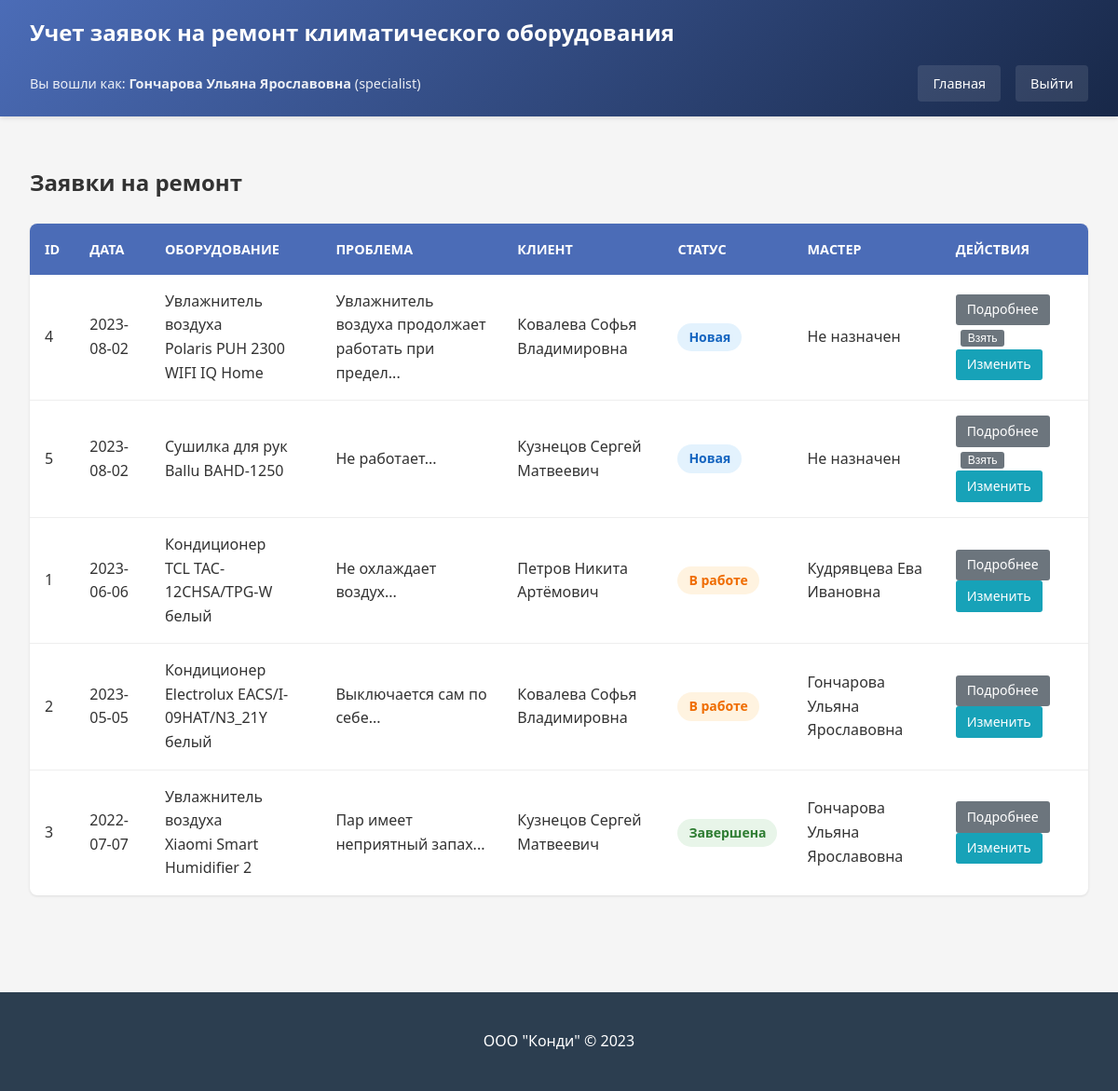
Screenshot of / (signed in) with the database file from the repository.
### tables this page shows
CREATE TABLE users (
    id INTEGER PRIMARY KEY AUTOINCREMENT,
    fio TEXT NOT NULL,
    phone TEXT NOT NULL,
    login TEXT UNIQUE NOT NULL,
    password_hash TEXT NOT NULL,
    role TEXT NOT NULL CHECK(role IN ('client', 'specialist', 'operator', 'manager', 'quality_manager', 'admin'))
);

CREATE TABLE repair_requests (
    id INTEGER PRIMARY KEY AUTOINCREMENT,
    created_date TIMESTAMP NOT NULL DEFAULT CURRENT_TIMESTAMP,
    client_id INTEGER NOT NULL,
    equipment_type TEXT NOT NULL,
    equipment_model TEXT NOT NULL,
    problem_description TEXT NOT NULL,
    status TEXT NOT NULL DEFAULT 'new' CHECK(status IN ('new', 'in_progress', 'waiting_parts', 'completed', 'cancelled')),
    assigned_specialist_id INTEGER,
    completion_date TIMESTAMP,
    repair_parts TEXT,
    FOREIGN KEY (client_id) REFERENCES users (id),
    FOREIGN KEY (assigned_specialist_id) REFERENCES users (id)
);

### app.py (the view)
@app.route('/')
@login_required
def index():
    db = get_db()
    if g.user['role'] == 'client':
        requests = db.execute('''
            SELECT r.*, u.fio as specialist_fio
            FROM repair_requests r
            LEFT JOIN users u ON r.assigned_specialist_id = u.id
            WHERE r.client_id = ?
            ORDER BY r.created_date DESC
        ''', (g.user['id'],)).fetchall()
    else:
        requests = db.execute('''
            SELECT r.*, uc.fio as client_fio, us.fio as specialist_fio
            FROM repair_requests r
            LEFT JOIN users uc ON r.client_id = uc.id
            LEFT JOIN users us ON r.assigned_specialist_id = us.id
            ORDER BY r.created_date DESC
        ''').fetchall()
    return render_template('index.html', requests=requests)

### app.py (called while the page is built)
@app.before_request
def load_logged_in_user():
    user_id = session.get('user_id')
    if user_id is None:
        g.user = None
    else:
        db = get_db()
        g.user = db.execute('SELECT * FROM users WHERE id = ?', (user_id,)).fetchone()

def login_required(view):
    from functools import wraps
    @wraps(view)
    def wrapped_view(**kwargs):
        if g.user is None:
            return redirect(url_for('login'))
        return view(**kwargs)
    return wrapped_view

### database.py (called while the page is built)
def get_db():
    if 'db' not in g:
        g.db = sqlite3.connect(DATABASE)
        g.db.row_factory = sqlite3.Row
    return g.db

### templates/index.html (shortened to what this page needs)
{% extends 'layout.html' %}
{% block content %}
    <h2>Заявки на ремонт</h2>
    <table class="requests-table">
        <thead>
            <tr>
                <th>ID</th>
                <th>Дата</th>
                <th>Оборудование</th>
                <th>Проблема</th>
                {% if g.user['role'] != 'client' %}
                    <th>Клиент</th>
                {% endif %}
                <th>Статус</th>
                <th>Мастер</th>
                <th>Действия</th>
            </tr>
        </thead>
        <tbody>
            {% for request_item in requests %}
            <tr>
                <td>{{ request_item['id'] }}</td>
                <td>{{ request_item['created_date'][:10] if request_item['created_date'] else '' }}</td>
                <td>{{ request_item['equipment_type'] }}<br>{{ request_item['equipment_model'] }}</td>
                <td>{{ request_item['problem_description'][:50] }}...</td>
                {% if g.user['role'] != 'client' %}
                    <td>{{ request_item['client_fio'] or 'Неизвестно' }}</td>
                {% endif %}
                <td>
                    <span class="status status-{{ request_item['status'] }}">
                        {% if request_item['status'] == 'new' %}Новая
                        {% elif request_item['status'] == 'in_progress' %}В работе
                        {% elif request_item['status'] == 'waiting_parts' %}Ожидание запчастей
                        {% elif request_item['status'] == 'completed' %}Завершена
                        {% elif request_item['status'] == 'cancelled' %}Отменена
                        {% else %}{{ request_item['status'] }}{% endif %}
                    </span>
                </td>
                <td>{{ request_item['specialist_fio'] or 'Не назначен' }}</td>
                <td>
                    <a href="{{ url_for('request_detail', request_id=request_item['id']) }}" class="btn-small">Подробнее</a>
                    {% if g.user['role'] == 'specialist' and not request_item['assigned_specialist_id'] and request_item['status'] == 'new' %}
                    <form method="post" action="{{ url_for('take_request', request_id=request_item['id']) }}" class="inline-form-small">
                        <button type="submit" class="btn-small btn-warning">Взять</button>
                    </form>
                    {% endif %}
                    {% if g.user['role'] in ['operator', 'specialist', 'admin', 'manager'] %}
                        <a href="{{ url_for('edit_request', request_id=request_item['id']) }}" class="btn-small btn-edit">Изменить</a>
                    {% endif %}
                </td>
            </tr>
            {% endfor %}
        </tbody>
    </table>
{% endblock %}

### templates/layout.html (shortened to what this page needs)
<!DOCTYPE html>
<html lang="ru">
<head>
    <link rel="stylesheet" href="{{ url_for('static', filename='style.css') }}">
</head>
<body>
    <header>
        <h1>Учет заявок на ремонт климатического оборудования</h1>
        <nav>
            {% if g.user %}
                <span>Вы вошли как: <strong>{{ g.user['fio'] }}</strong> ({{ g.user['role'] }})</span>
                <a href="{{ url_for('index') }}">Главная</a>
                <a href="{{ url_for('logout') }}">Выйти</a>
            {% endif %}
        </nav>
    </header>
    <main>
        {% block content %}{% endblock %}
    </main>
    <footer>
        <p>ООО "Конди" &copy; 2023</p>
    </footer>
</body>
</html>

### static/style.css (style rules this page uses)
body { font-family: 'Segoe UI', Tahoma, Geneva, Verdana, sans-serif; margin: 0; padding: 0; background-color: #f5f5f5; color: #333; line-height: 1.6; }
header { background: linear-gradient(135deg, #4b6cb7 0%, #182848 100%); color: white; padding: 1rem 2rem; box-shadow: 0 2px 5px rgba(0,0,0,0.1); }
header h1 { margin: 0; font-size: 1.5rem; font-weight: 600; }
nav { margin-top: 1rem; display: flex; gap: 1rem; align-items: center; flex-wrap: wrap; }
nav span { margin-right: auto; font-size: 0.9rem; opacity: 0.9; }
nav a { color: white; text-decoration: none; padding: 0.5rem 1rem; border-radius: 4px; background-color: rgba(255,255,255,0.1); transition: background-color 0.3s; font-size: 0.9rem; }
main { padding: 2rem; max-width: 1200px; margin: 0 auto; min-height: 70vh; }
footer { text-align: center; padding: 1.5rem; background-color: #2c3e50; color: white; margin-top: 3rem; }
.btn-small { display: inline-block; padding: 0.35rem 0.75rem; background: #6c757d; color: white; border: none; border-radius: 3px; cursor: pointer; font-size: 0.875rem; text-decoration: none; transition: background 0.3s; }
.requests-table, .users-table { width: 100%; border-collapse: collapse; margin: 1.5rem 0; background: white; box-shadow: 0 1px 3px rgba(0,0,0,0.1); border-radius: 8px; overflow: hidden; }
.requests-table th, .users-table th { background: #4b6cb7; color: white; padding: 1rem; text-align: left; font-weight: 600; font-size: 0.9rem; text-transform: uppercase; }
.requests-table td, .users-table td { padding: 1rem; border-bottom: 1px solid #eee; }
.requests-table tr:last-child td { border-bottom: none; }
.status { display: inline-block; padding: 0.25rem 0.75rem; border-radius: 20px; font-size: 0.875rem; font-weight: 600; }
.status-new { background: #e3f2fd; color: #1565c0; }
.status-in_progress { background: #fff3e0; color: #ef6c00; }
.status-completed { background: #e8f5e9; color: #2e7d32; }
.btn-edit { display: inline-block; padding: 0.35rem 0.75rem; background: #17a2b8; color: white; border: none; border-radius: 3px; cursor: pointer; font-size: 0.875rem; text-decoration: none; transition: background 0.3s; }
.inline-form-small { display: inline; margin-left: 5px; }
.inline-form-small .btn-small { padding: 2px 8px; font-size: 12px; }
.btn-edit { background-color: #17a2b8; border-color: #17a2b8; }

### rows the page displays
users: user.fio "Гончарова Ульяна Ярославовна", user.role "specialist"
repair_requests: id "4", created_date "2023-08-02", equipment_type "Увлажнитель воздуха", equipment_model "Polaris PUH 2300 WIFI IQ Home", problem_description "Увлажнитель воздуха продолжает работать при предел", fio "Ковалева Софья Владимировна", status "Новая", request_item "Не назначен"
repair_requests: id "5", created_date "2023-08-02", equipment_type "Сушилка для рук", equipment_model "Ballu BAHD-1250", problem_description "Не работает", fio "Кузнецов Сергей Матвеевич", status "Новая", request_item "Не назначен"
repair_requests: id "1", created_date "2023-06-06", equipment_type "Кондиционер", equipment_model "TCL TAC-12CHSA/TPG-W белый", problem_description "Не охлаждает воздух", fio "Петров Никита Артёмович", status "В работе", fio "Кудрявцева Ева Ивановна"
repair_requests: id "2", created_date "2023-05-05", equipment_type "Кондиционер", equipment_model "Electrolux EACS/I-09HAT/N3_21Y белый", problem_description "Выключается сам по себе", fio "Ковалева Софья Владимировна", status "В работе", fio "Гончарова Ульяна Ярославовна"
repair_requests: id "3", created_date "2022-07-07", equipment_type "Увлажнитель воздуха", equipment_model "Xiaomi Smart Humidifier 2", problem_description "Пар имеет неприятный запах", fio "Кузнецов Сергей Матвеевич", status "Завершена", fio "Гончарова Ульяна Ярославовна"
